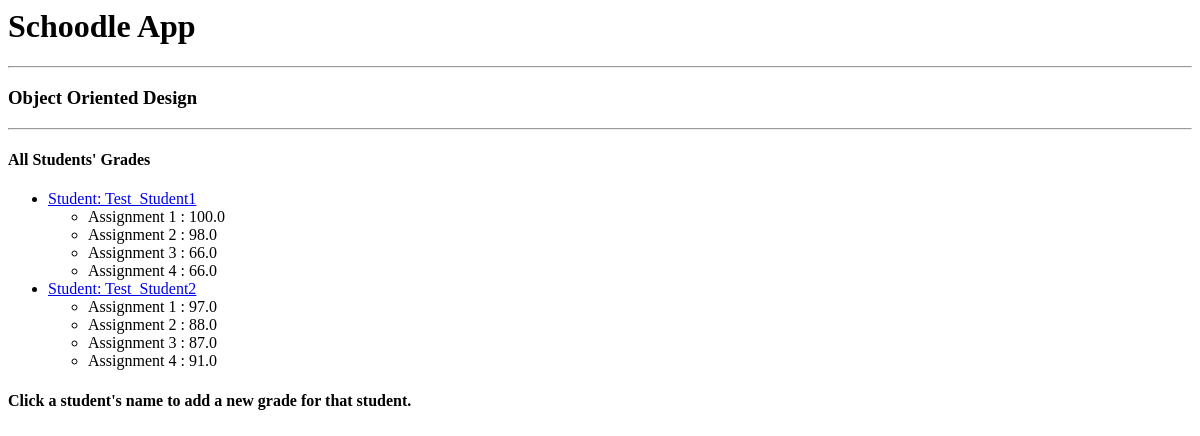
Page /schoodle/course/1/allgrades/6 on the earlier database version.
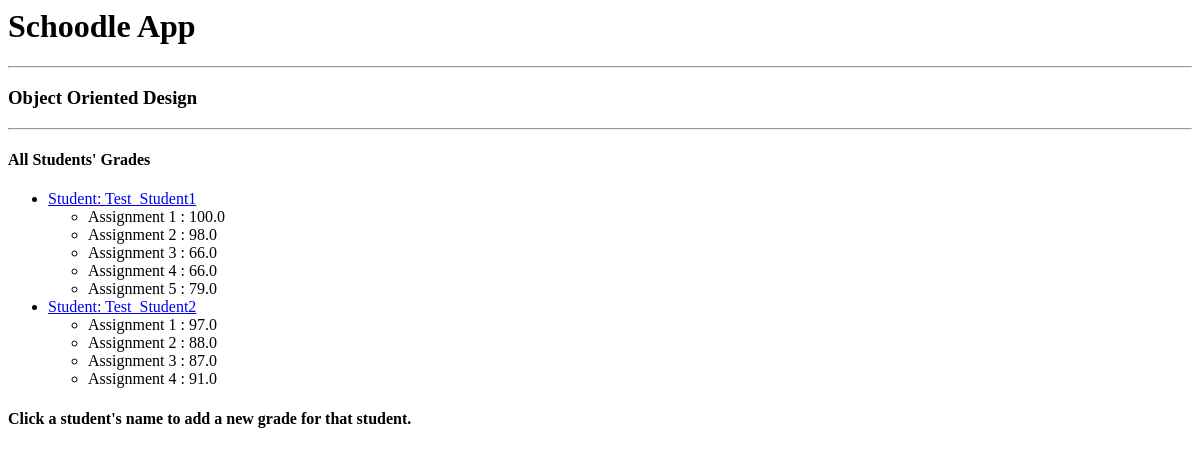
Same page on the later database version.
### schoodle_app/models.py (models this page shows, shortened)
class Person(models.Model):
    name = models.CharField(max_length=200)
    courses = models.ManyToManyField(Course)

class Student(Person):
    grades = models.ManyToManyField(Grade)

class Person(models.Model):
    name = models.CharField(max_length=200)
    courses = models.ManyToManyField(Course)

class Grade(models.Model):
    g = models.FloatField()

### schoodle_app/views.py (the view)
# urls.py: path("course/<int:course_id>/allgrades/<int:instructor_id>", views.allgrades, name="allgrades"),
def allgrades(request,course_id,instructor_id):
    course = Course.objects.get(id=course_id)
    students = Student.objects.filter(id__in=[p.id for p in course.person_set.all()])
    template = loader.get_template('schoodle_app/allgrades.html')
    context = {"c":course,"students":students,"instructor_id":instructor_id}
    return HttpResponse(template.render(context,request))

### schoodle_app/templates/schoodle_app/allgrades.html
<h1>Schoodle App</h1><hr>
<h3>{{c.name}}</h3><hr>
<h4>All Students' Grades</h4>
<ul>
        {% for student in students %}
	<li><a href="/schoodle/course/{{c.id}}/addgrade/{{instructor_id}}/{{student.id}}"<h5>Student: {{student.name}}</a></h5>
	<ul>
		{% for grade in student.grades.all %}
		<li>Assignment {{forloop.counter}} : {{grade.g}}</li>
        	{% endfor %}
	</ul>
	</li>
	{% endfor %}
</ul>
<h4>Click a student's name to add a new grade for that student.</h4>

Differences in the rows shown:
added Grade: g "79.0", shown under Student "Test_Student1"
